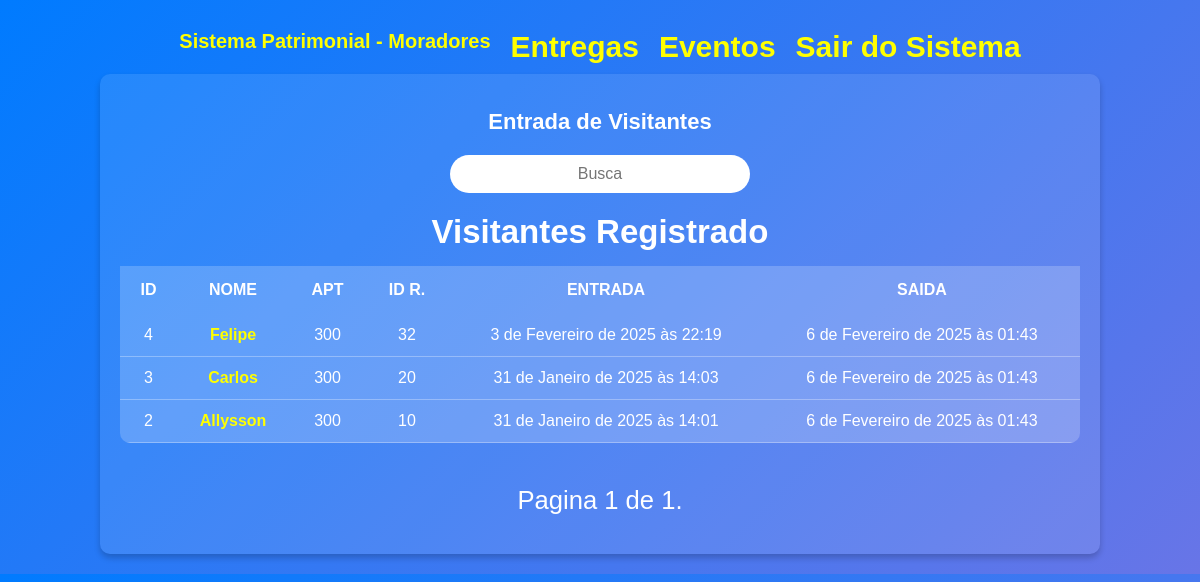
Screenshot of /moradores/ (signed in) with the database file from the repository.
### contact/models.py (models this page shows, shortened)
class Visitante(models.Model):
    nome = models.CharField(max_length=254)
    apartamento = models.ForeignKey(Apartamento,
                                    on_delete=models.SET_NULL,
                                    blank=True, null=True
                                     )
    categoria = models.ForeignKey(Categoria,
                                    on_delete=models.SET_NULL,
                                    blank=True, null=True
                                     )
    autorizador = models.ForeignKey(User, on_delete=models.SET_NULL,
                                    blank=True, null=True
                                     )
    data_entrada = models.DateTimeField(default=timezone.now)
    id_registro = models.CharField(max_length=50)
    obs = models.TextField(blank=True)
    saida = models.DateTimeField(null=True, blank=True)

class Apartamento(models.Model):
    numero_apartamento = models.CharField(max_length=50)
    anda = models.CharField(max_length=50)
    def __str__(self) -> str:
        return self.numero_apartamento

### moradores/views.py (the view)
# urls.py: path('', views.indexMoradores, name='indexMoradores' ),
@morador_required
def indexMoradores(request):
    morador = request.user.moradore
    visitantes = Visitante.objects.filter(apartamento=morador.apartamento).order_by('-id')
    paginator = Paginator(visitantes, 10)
    page_number = request.GET.get("page")
    page_obj = paginator.get_page(page_number)
    return render(request, 'moradores/index.html', {'page_obj': page_obj})

### moradores/views.py (called while the page is built)
def morador_required(view_func):
    @wraps(view_func)
    @login_required(login_url='moradores:login_views_moradores')  # Exige login
    def _wrapped_view(request, *args, **kwargs):
        if not hasattr(request.user, 'moradore'):  # Se não for morador
            messages.error(request, 'Acesso negado! Somente moradores podem acessar esta área.')
            return redirect('moradores:login_views_moradores')  # Redireciona para a página inicial ou login dos porteiros
        return view_func(request, *args, **kwargs)
    return _wrapped_view

### moradores/templates/moradores/index.html (shortened to what this page needs)
<!DOCTYPE html>
<html lang="pt-BR">
    {% include "cabecario/_base.html" %}
<body>
    {% include "cabecario/menu.html" %}
    <div class="responsive-table">
        <table class="contacts-table">
            <caption class="table-caption" >
                Entrada de Visitantes
                <div class="search">
                    <form action="{% url 'moradores:busca_visitante' %}"
                    method="GET">
                        <input
                        type="text"
                        class="search-input"
                        placeholder="Busca"
                        id="busca_id"
                        name="q"
                        value="{{ request.GET.q.strip }}"
                        >
                    </form>
                </div>
                    <h2> Visitantes Registrado </h2>
            </caption>
            <thead>
                <tr class="table-row table-row-header">
                    <th class="table-header">ID</th>
                    <th class="table-header">Nome</th>
                    <th class="table-header">APT</th>
                    <th class="table-header">ID R.</th>
                    <th class="table-header">Entrada</th>
                    <th class="table-header">Saida</th>
                </tr>
            </thead>
            <tbody>
                {% for visitante in page_obj %}
                  <tr class="table-row">
                    <td class="table-cel">
                        {{ visitante.id }}
                    </td>
                    <td class="table-cel">
                        <a href=" {% url 'moradores:visitante_id' visitante.id %} "
                        class="table-link"
                        >
                            {{ visitante.nome }}
                        </a>
                    </td>
                    <td class="table-cel">
                        {{ visitante.apartamento }}
                    </td>
                    <td class="table-cel">
                        {{ visitante.id_registro }}
                    </td>
                    <td class="table-cel">
                        {{ visitante.data_entrada }}
                    </td>
                    <td class="table-cel">
                        {{ visitante.saida }}
                    </td>
                  </tr>
                {% endfor %}
            </tbody>
        </table>
        {% include "cabecario/_pagination.html" %}
    </div>
</body>
</html>

### moradores/templates/cabecario/_base.html (style rules this page uses)
:root { --spacing: 1.5rem; --link-dark-color: rgb(255, 255, 255); --link-light-color: rgb(156, 217, 255); --clr-white: rgb(245, 245, 255); --clr-black: rgb(0, 0, 30); --clr-light-gray: rgb(230, 230, 245); --clr-dark-shadow-5: rgba(0, 0, 10, 5%); --clr-dark-shadow-10: rgba(0, 0, 10, 10%); --clr-dark-shadow-20: rgba(0, 0, 10, 20%); --clr-light-shadow-5: rgba(200, 200, 255, 5%); --clr-light-shadow-10: rgba(200, 200, 255, 10%); --clr-light-shadow-20: rgba(200, 200, 255, 20%); --main-page-width: 120rem; --table-min-width: 60rem; --biggest-font-size: 5rem; --bigger-font-size: 4rem; --big-font-size: 3.2rem; --medium-font-size: 2.4rem; --small-font-size: 1.6rem; --smaller-font-size: 1.4rem; --smallest-font-size: 1.2rem; --transition-fast: 300ms; --transition-medium: 600ms; --transition-slow: 1s; --default-border-radius: 4px; }
* { margin: 0; padding: 0; box-sizing: border-box; font-family: Arial, sans-serif; }
body { background: linear-gradient(135deg, #007bff,rgb(104, 117, 231)); color: #fff; text-align: center; padding: 20px; }
.responsive-table { max-width: 1000px; margin: auto; background: rgba(255, 255, 255, 0.1); padding: 20px; border-radius: 10px; box-shadow: 0px 4px 6px rgba(0, 0, 0, 0.2); overflow-x: auto; }
.contacts-table { width: 100%; border-collapse: collapse; border-radius: 10px; overflow: hidden; min-width: 600px; }
.table-caption { font-size: 22px; font-weight: bold; padding: 15px; }
.table-header { padding: 15px; text-transform: uppercase; font-weight: bold; }
.table-row { background: rgba(255, 255, 255, 0.2); transition: 0.3s; }
.table-cel { padding: 12px; border-bottom: 1px solid rgba(255, 255, 255, 0.3); word-break: break-word; }
.table-link { color: #ff0; text-decoration: none; font-weight: bold; }
.search { margin: 20px 0; text-align: center; }
.search-input { padding: 10px; width: 100%; max-width: 300px; border-radius: 20px; border: none; outline: none; text-align: center; font-size: 16px; }

### rows the page displays
Visitante: id "4", nome "Felipe", apartamento "300", id_registro "32", data_entrada "3 de Fevereiro de 2025 às 22:19", saida "6 de Fevereiro de 2025 às 01:43"
Visitante: id "3", nome "Carlos", apartamento "300", id_registro "20", data_entrada "31 de Janeiro de 2025 às 14:03", saida "6 de Fevereiro de 2025 às 01:43"
Visitante: id "2", nome "Allysson", apartamento "300", id_registro "10", data_entrada "31 de Janeiro de 2025 às 14:01", saida "6 de Fevereiro de 2025 às 01:43"

### other values shown
{{ page_obj.number }} "1"
{{ page_obj.paginator.num_pages }} "1"
